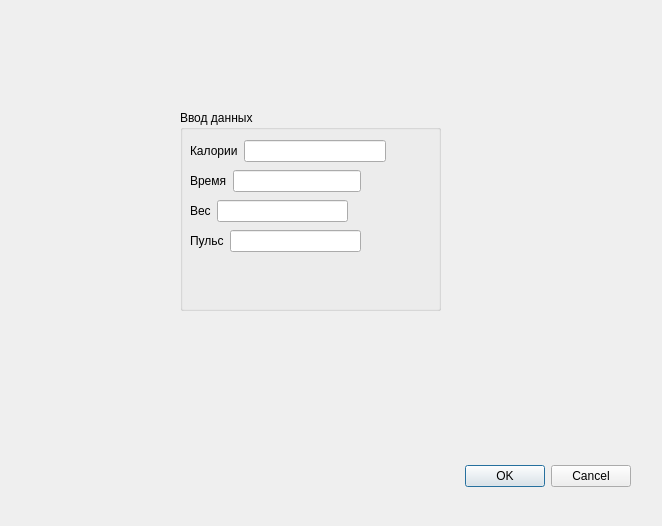
<?xml version="1.0" encoding="UTF-8"?>
<ui version="4.0">
 <class>threewindow</class>
 <widget class="QDialog" name="threewindow">
  <property name="geometry">
   <rect>
    <x>0</x>
    <y>0</y>
    <width>662</width>
    <height>526</height>
   </rect>
  </property>
  <property name="windowTitle">
   <string>Dialog</string>
  </property>
  <widget class="QDialogButtonBox" name="buttonBox">
   <property name="geometry">
    <rect>
     <x>290</x>
     <y>460</y>
     <width>341</width>
     <height>32</height>
    </rect>
   </property>
   <property name="orientation">
    <enum>Qt::Horizontal</enum>
   </property>
   <property name="standardButtons">
    <set>QDialogButtonBox::Cancel|QDialogButtonBox::Ok</set>
   </property>
  </widget>
  <widget class="QGroupBox" name="groupBox">
   <property name="geometry">
    <rect>
     <x>180</x>
     <y>110</y>
     <width>261</width>
     <height>201</height>
    </rect>
   </property>
   <property name="title">
    <string>Ввод данных</string>
   </property>
   <widget class="QWidget" name="layoutWidget_2">
    <property name="geometry">
     <rect>
      <x>10</x>
      <y>60</y>
      <width>171</width>
      <height>22</height>
     </rect>
    </property>
    <layout class="QHBoxLayout" name="horizontalLayout_2">
     <item>
      <widget class="QLabel" name="label_2">
       <property name="text">
        <string>Время</string>
       </property>
      </widget>
     </item>
     <item>
      <widget class="QLineEdit" name="lineEdit_2"/>
     </item>
    </layout>
   </widget>
   <widget class="QWidget" name="layoutWidget_3">
    <property name="geometry">
     <rect>
      <x>10</x>
      <y>30</y>
      <width>196</width>
      <height>22</height>
     </rect>
    </property>
    <layout class="QHBoxLayout" name="horizontalLayout">
     <item>
      <widget class="QLabel" name="label">
       <property name="text">
        <string>Калории</string>
       </property>
      </widget>
     </item>
     <item>
      <widget class="QLineEdit" name="lineEdit"/>
     </item>
    </layout>
   </widget>
   <widget class="QWidget" name="layoutWidget_4">
    <property name="geometry">
     <rect>
      <x>10</x>
      <y>120</y>
      <width>171</width>
      <height>22</height>
     </rect>
    </property>
    <layout class="QHBoxLayout" name="horizontalLayout_4">
     <item>
      <widget class="QLabel" name="label_4">
       <property name="text">
        <string>Пульс</string>
       </property>
      </widget>
     </item>
     <item>
      <widget class="QLineEdit" name="lineEdit_4"/>
     </item>
    </layout>
   </widget>
   <widget class="QWidget" name="">
    <property name="geometry">
     <rect>
      <x>10</x>
      <y>90</y>
      <width>158</width>
      <height>22</height>
     </rect>
    </property>
    <layout class="QHBoxLayout" name="horizontalLayout_3">
     <item>
      <widget class="QLabel" name="label_3">
       <property name="text">
        <string>Вес</string>
       </property>
      </widget>
     </item>
     <item>
      <widget class="QLineEdit" name="lineEdit_3"/>
     </item>
    </layout>
   </widget>
   <zorder>layoutWidget_2</zorder>
   <zorder>layoutWidget_3</zorder>
   <zorder>layoutWidget_4</zorder>
   <zorder>lineEdit_4</zorder>
   <zorder>label_4</zorder>
   <zorder>lineEdit_3</zorder>
   <zorder>label_3</zorder>
  </widget>
 </widget>
 <resources/>
 <connections>
  <connection>
   <sender>buttonBox</sender>
   <signal>accepted()</signal>
   <receiver>threewindow</receiver>
   <slot>accept()</slot>
   <hints>
    <hint type="sourcelabel">
     <x>248</x>
     <y>254</y>
    </hint>
    <hint type="destinationlabel">
     <x>157</x>
     <y>274</y>
    </hint>
   </hints>
  </connection>
  <connection>
   <sender>buttonBox</sender>
   <signal>rejected()</signal>
   <receiver>threewindow</receiver>
   <slot>reject()</slot>
   <hints>
    <hint type="sourcelabel">
     <x>316</x>
     <y>260</y>
    </hint>
    <hint type="destinationlabel">
     <x>286</x>
     <y>274</y>
    </hint>
   </hints>
  </connection>
 </connections>
</ui>
